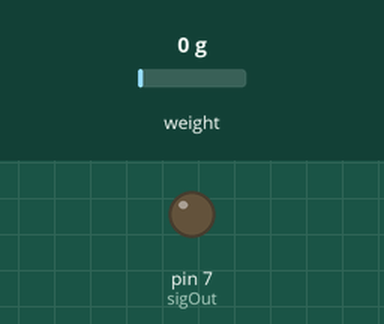
A sketch run on a simulated Arduino Uno, built with avr-gcc and run on an emulated ATmega328P. Shown: output pins drawn as LEDs (lit = HIGH). Inputs (shaded band) come from the test bench; at power-on: weight on the scale 0 g. What the sketch prints to the serial monitor is not drawn.

Above: at 8.4 s.
8.5 s: weight on the scale set to 2 g
At 10.7 s:
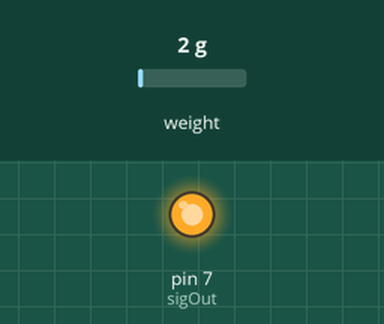
Timing chart, 0 to 12.2 s (numbered marks = the images above; inputs shaded):
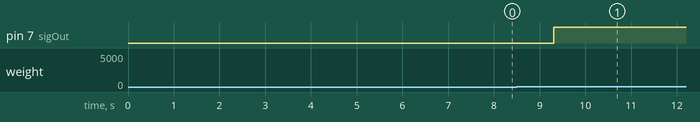

Measured:
- the behaviour switches between 0 and 1 g on weight on the scale (found by bisection; images 0 and 1)
- after the input at 8.5 s, pin 7 (sigOut): LOW → HIGH after 0.81 s

The sketch:

vektcelle.ino
```cpp
// (licence header left out)
#include "HX711.h"


// HX711 circuit wiring
const int LOADCELL_DOUT_PIN = 2;
const int LOADCELL_SCK_PIN = 3;

const int sigOut = 7; //Output signal, sends if its pressure

HX711 scale;

void setup() {
  Serial.begin(38400);
  Serial.println("HX711 Demo");
  pinMode(sigOut, OUTPUT);

  Serial.println("Initializing the scale");

  // Initialize library with data output pin, clock input pin and gain factor.
  // Channel selection is made by passing the appropriate gain:
  // - With a gain factor of 64 or 128, channel A is selected
  // - With a gain factor of 32, channel B is selected
  // By omitting the gain factor parameter, the library
  // default "128" (Channel A) is used here.
  scale.begin(LOADCELL_DOUT_PIN, LOADCELL_SCK_PIN);

  Serial.println("Before setting up the scale:");
  Serial.print("read: \t\t");
  Serial.println(scale.read());     // print a raw reading from the ADC

  Serial.print("read average: \t\t");
  Serial.println(scale.read_average(20));   // print the average of 20 readings from the ADC

  Serial.print("get value: \t\t");
  Serial.println(scale.get_value(5));   // print the average of 5 readings from the ADC minus the tare weight (not set yet)

  Serial.print("get units: \t\t");
  Serial.println(scale.get_units(5), 1);  // print the average of 5 readings from the ADC minus tare weight (not set) divided
            // by the SCALE parameter (not set yet)

  scale.set_scale(2280.f);                      // this value is obtained by calibrating the scale with known weights; see the README for details
  scale.tare();               // reset the scale to 0

  Serial.println("After setting up the scale:");

  Serial.print("read: \t\t");
  Serial.println(scale.read());                 // print a raw reading from the ADC

  Serial.print("read average: \t\t");
  Serial.println(scale.read_average(20));       // print the average of 20 readings from the ADC

  Serial.print("get value: \t\t");
  Serial.println(scale.get_value(5));   // print the average of 5 readings from the ADC minus the tare weight, set with tare()

  Serial.print("get units: \t\t");
  Serial.println(scale.get_units(5), 1);        // print the average of 5 readings from the ADC minus tare weight, divided
            // by the SCALE parameter set with set_scale

  Serial.println("Readings:");
}

void loop() {


  Serial.print("one reading:\t");
  Serial.print(scale.get_units(), 1);
  Serial.print("\t| average:\t");
  Serial.println(scale.get_units(10), 1);

  //Sends signal out if its enough pressure on the cell
  if (scale.get_units(10) > 0){
   digitalWrite (sigOut, HIGH);
   Serial.println("ON");
  }


  scale.power_down();             // put the ADC in sleep mode
  delay(5000);
  scale.power_up();
}
 
```
